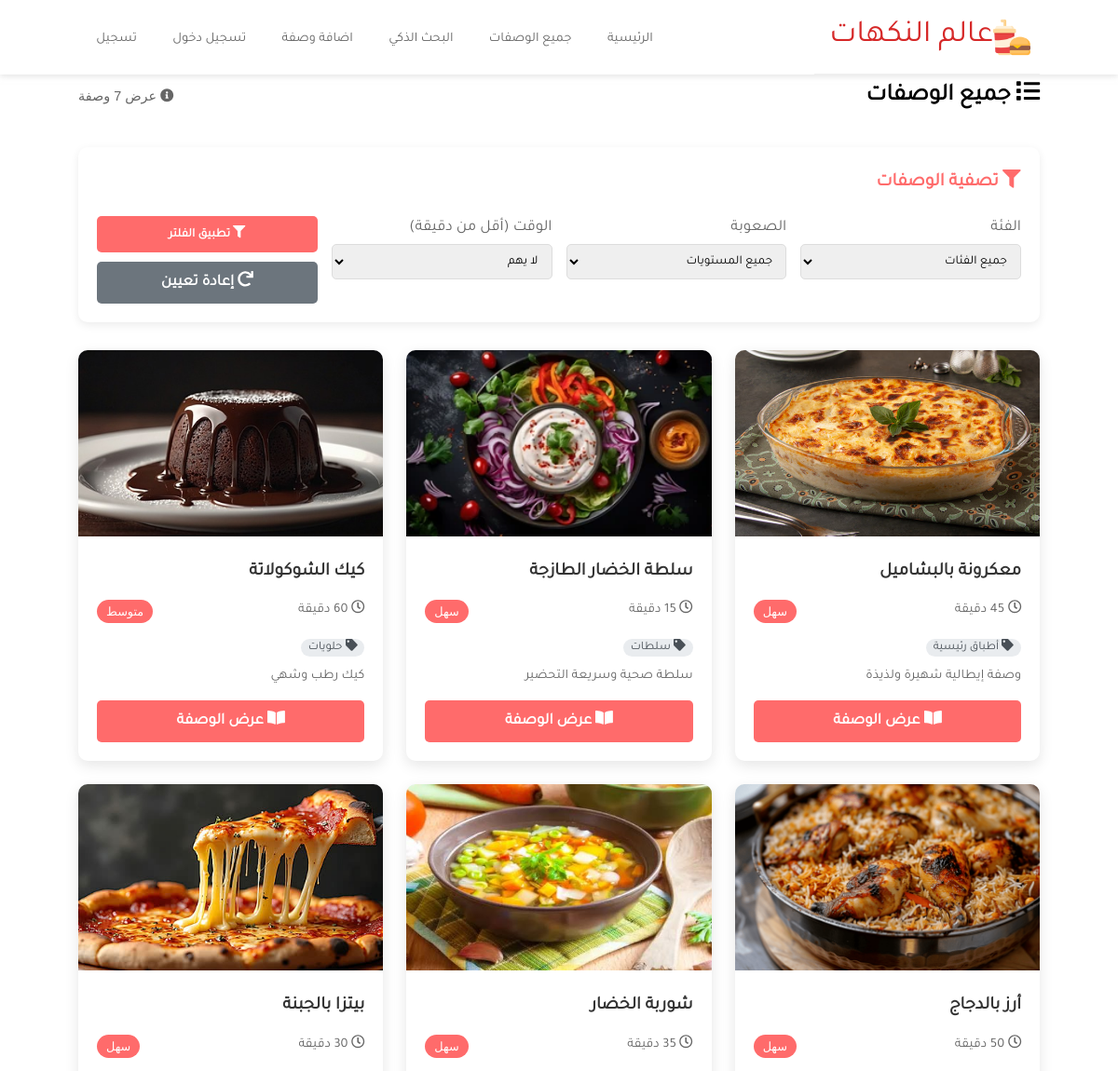
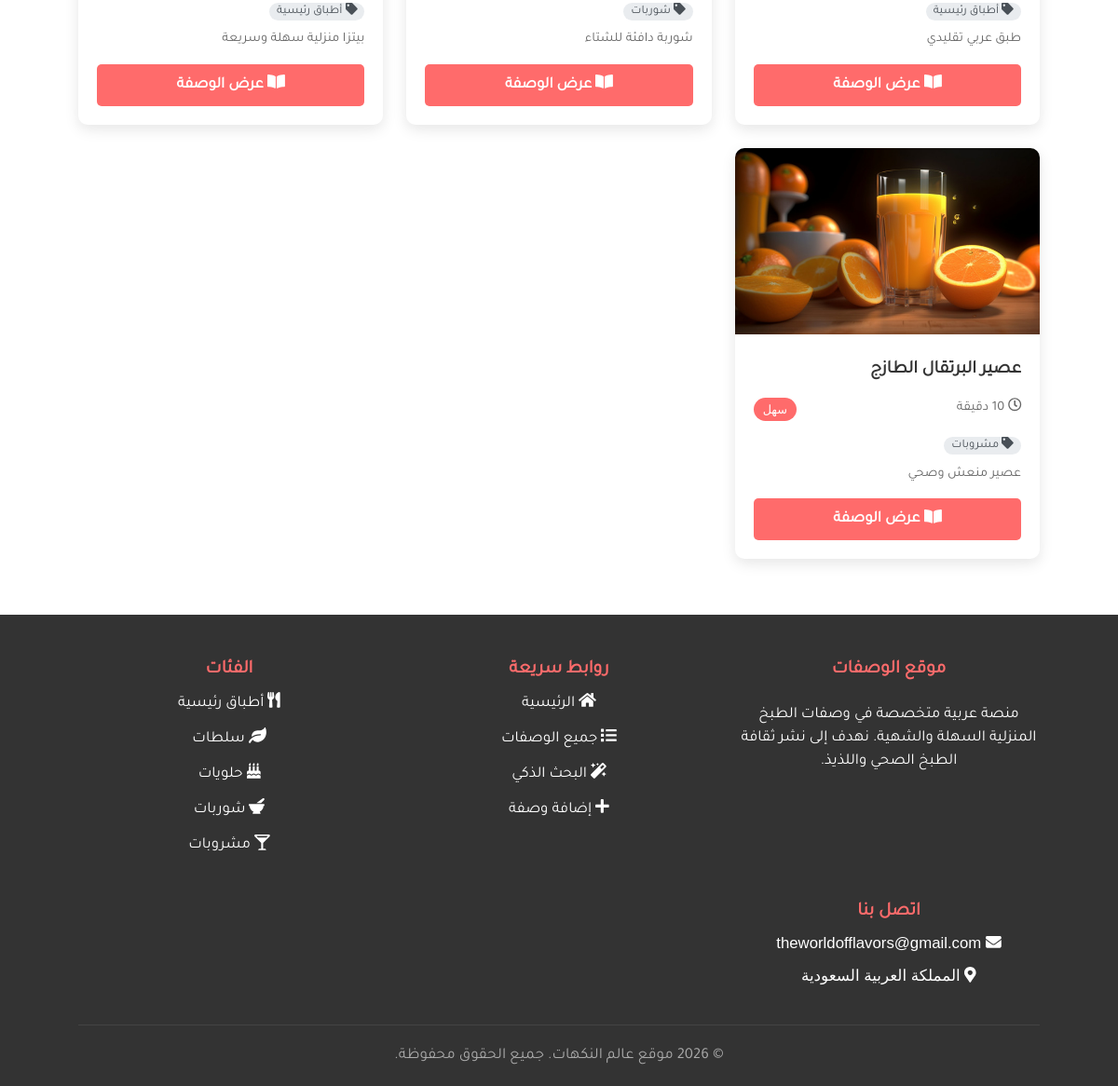
Page /recipes.php on the committed database (2 pictures, top to bottom).
### tables this page shows
CREATE TABLE `recipes` (
  `id` int(11) NOT NULL,
  `title` varchar(200) NOT NULL,
  `description` text DEFAULT NULL,
  `ingredients` text NOT NULL,
  `instructions` text NOT NULL,
  `image` varchar(255) DEFAULT NULL,
  `prep_time` int(11) DEFAULT NULL,
  `category` varchar(100) DEFAULT NULL,
  `difficulty` enum('سهل','متوسط','صعب') DEFAULT 'سهل',
  `created_at` timestamp NOT NULL DEFAULT current_timestamp(),
  `user_id` int(11) DEFAULT NULL
);

### includes/config.php (called while the page is built, shortened)
<?php
function is_logged_in() {
    return isset($_SESSION['user_id']) && !empty($_SESSION['user_id']);
}
?>

### recipes.php (the view, shortened to what this page needs)
<?php
require_once 'includes/config.php';
require_once 'includes/header.php';
$sql = "SELECT * FROM recipes WHERE 1=1";
$params = [];
$sql .= " ORDER BY created_at DESC";
try {
    $stmt = $pdo->prepare($sql);
    $stmt->execute($params);
    $recipes = $stmt->fetchAll();
} catch(PDOException $e) {
    die("خطأ في قاعدة البيانات: " . $e->getMessage());
}
?>
<section class="container" id="contact">
    <div class="recipes-page">
        <div style="display: flex; justify-content: space-between; align-items: center; margin-bottom: 30px;">
            <h1 style="font-family: 'Tajawal',sans-serif;"><i class="fas fa-list" ></i> جميع الوصفات</h1>
            <div style="font-size: 0.9rem; color: #666;">
                <i class="fas fa-info-circle"></i> عرض <?php echo count($recipes); ?> وصفة
            </div>
        </div>
        <div class="filters-section" style="background: white; padding: 20px; border-radius: 10px; margin-bottom: 30px; box-shadow: 0 3px 10px rgba(0,0,0,0.08);">
            <h3 style="margin-bottom: 15px; color: #ff6b6b;font-family: 'Tajawal',sans-serif;"><i class="fas fa-filter"></i> تصفية الوصفات</h3>
            <form method="GET" action="recipes.php" style="display: grid; grid-template-columns: repeat(auto-fit, minmax(200px, 1fr)); gap: 15px;">
                <div>
                    <label style="display: block; margin-bottom: 5px; color: #666;font-family: 'Tajawal',sans-serif;">الفئة</label>
                    <select name="category" style="width: 100%; padding: 10px; border: 1px solid #ddd; border-radius: 5px;font-family: 'Tajawal',sans-serif;">
                        <option value="" >جميع الفئات</option>
                    </select>
                </div>
                <div>
                    <label style="display: block; margin-bottom: 5px; color: #666;font-family: 'Tajawal',sans-serif;">الصعوبة</label>
                    <select name="difficulty" style="width: 100%; padding: 10px; border: 1px solid #ddd; border-radius: 5px;font-family: 'Tajawal',sans-serif;">
                        <option value="">جميع المستويات</option>
                    </select>
                </div>
                <div>
                    <label style="display: block; margin-bottom: 5px; color: #666;font-family: 'Tajawal',sans-serif;">الوقت (أقل من دقيقة)</label>
                    <select name="time" style="width: 100%; padding: 10px; border: 1px solid #ddd; border-radius: 5px;font-family: 'Tajawal',sans-serif;">
                        <option value="0">لا يهم</option>
                    </select>
                </div>
                <div style="align-self: end;">
                    <button type="submit" class="btn btn-primary" style="width: 100%;font-family: 'Tajawal',sans-serif;">
                        <i class="fas fa-filter"></i> تطبيق الفلتر
                    </button>
                    <a href="recipes.php" class="btn btn-secondary" style="width: 100%; margin-top: 10px; text-align: center; display: block;font-family: 'Tajawal',sans-serif;">
                        <i class="fas fa-redo"></i> إعادة تعيين
                    </a>
                </div>
            </form>
        </div>
        <?php if(count($recipes) > 0): ?>
            <div class="recipes-grid" style="display: grid; grid-template-columns: repeat(auto-fill, minmax(300px, 1fr)); gap: 25px;">
                <?php foreach($recipes as $recipe): ?>
                    <div class="recipe-card" style="background: white; border-radius: 10px; overflow: hidden; box-shadow: 0 5px 15px rgba(0,0,0,0.1); transition: transform 0.3s;">
                        <?php if(!empty($recipe['image'])): ?>
                            <img src="uploads/<?php echo $recipe['image']; ?>"
                                 alt="<?php echo $recipe['title']; ?>"
                                 style="width: 100%; height: 200px; object-fit: cover;">
                        <?php else: ?>
                            <div style="width: 100%; height: 200px; background: linear-gradient(45deg, #ff6b6b, #ff8e53); display: flex; align-items: center; justify-content: center; color: white; font-size: 3rem;">
                                <i class="fas fa-utensils"></i>
                            </div>
                        <?php endif; ?>
                        <div style="padding: 20px;">
                            <h3 style="margin-bottom: 10px; color: #333; font-size: 1.2rem;font-family: 'Tajawal',sans-serif;">
                                <?php echo $recipe['title']; ?>
                            </h3>
                            <div style="display: flex; justify-content: space-between; color: #666; font-size: 0.9rem; margin-bottom: 10px;">
                                <span style="font-family: 'Tajawal',sans-serif;"><i class="far fa-clock"></i> <?php echo $recipe['prep_time']; ?> دقيقة</span>
                                <span style="background: #ff6b6b; color: white; padding: 3px 10px; border-radius: 15px; font-size: 0.8rem;">
                                    <?php echo $recipe['difficulty']; ?>
                                </span>
                            </div>
                            <?php if(!empty($recipe['category'])): ?>
                                <div style="margin-bottom: 10px;">
                                    <span style="background: #e9ecef; color: #495057; padding: 3px 8px; border-radius: 15px; font-size: 0.8rem;font-family: 'Tajawal',sans-serif;">
                                        <i class="fas fa-tag"></i> <?php echo $recipe['category']; ?>
                                    </span>
                                </div>
                            <?php endif; ?>
                            <p style="color: #666; margin-bottom: 15px; font-size: 0.9rem; line-height: 1.5;font-family: 'Tajawal',sans-serif;">
                                <?php
                                $desc = $recipe['description'];
                                echo strlen($desc) > 80 ? substr($desc, 0, 80) . '...' : $desc;
                                ?>
                            </p>
                            <div style="display: flex; gap: 10px;">
                                <a href="recipe-detail.php?id=<?php echo $recipe['id']; ?>" class="btn btn-primary" style="flex: 1; text-align: center;font-family: 'Tajawal',sans-serif;">
                                    <i class="fas fa-book-open"></i> عرض الوصفة
                                </a>
                            </div>
                        </div>
                    </div>
                <?php endforeach; ?>
            </div>
        <?php endif; ?>
    </div>
</section>
<?php
require_once 'includes/footer.php';
?>

### includes/header.php (shortened to what this page needs)
<!DOCTYPE html>
<html>
  <head>
    <link rel = "stylesheet" href = "assets/font-awesome/all.css">
    <link rel="stylesheet" href="css/style.css">
  </head>
  <body>
    <header>
      <nav class = "navbar">
        <div class = "container">
          <div class = "brand-and-toggler">
            <a href = "index.php" class = "navbar-brand">
              <img src = "assets/images/logo-png.png" alt = "logo">
              <h2 style="font-family: 'Tajawal',sans-serif;">عالم النكهات</h2>
            </a>
          </div>
          <div class = "navbar-collapse">
            <ul class = "navbar-nav">
              <li>
                <a href = "index.php" style="font-family: 'Tajawal',sans-serif;">الرئيسية</a>
              </li>
              <li>
                <a href = "recipes.php" style="font-family: 'Tajawal',sans-serif;">جميع الوصفات</a>
              </li>
              <li>
                <a href = "recipe-builder.php" style="font-family: 'Tajawal',sans-serif;">البحث الذكي</a>
              </li>
              <li>
                <a href = "add-recipe.php" style="font-family: 'Tajawal',sans-serif;">اضافة وصفة</a>
              </li>
            <?php if(is_logged_in()): ?>
                <li>
                    <a href="#" style="font-family: 'Tajawal',sans-serif; color: #ff6b6b;">
                        <i class="fas fa-user"></i> <?php echo $_SESSION['username']; ?>
                    </a>
                </li>
                <li>
                    <a href="logout.php" style="font-family: 'Tajawal',sans-serif;">
                        <i class="fas fa-sign-out-alt"></i> خروج
                    </a>
                </li>
            <?php else: ?>
                <li>
                    <a href="login.php" style="font-family: 'Tajawal',sans-serif;">تسجيل دخول</a>
                </li>
                <li>
                    <a href="register.php" style="font-family: 'Tajawal',sans-serif;">تسجيل</a>
                </li>
            <?php endif; ?>
            </ul>
          </div>
        </div>
      </nav>
    </header>

### includes/footer.php
<footer style="background: #333;color: white;padding: 40px 0 20px;margin-top: 60px;">
        <div class="container">
            <div class="footer-content" style="display: grid;grid-template-columns: repeat(auto-fit, minmax(250px, 1fr));gap: 30px;margin-bottom: 30px;">
                <div class="footer-section">
                    <h3 style="margin-bottom: 15px;color: #ff6b6b;font-family: 'Tajawal',sans-serif;">موقع الوصفات</h3>
                    <p style="font-family: 'Tajawal',sans-serif;">منصة عربية متخصصة في وصفات الطبخ المنزلية السهلة والشهية. نهدف إلى نشر ثقافة الطبخ الصحي واللذيذ.</p>
                </div>
                <div class="footer-section">
                    <h3 style="color: #ff6b6b;font-family: 'Tajawal',sans-serif;">روابط سريعة</h3>
                    <ul style="list-style: none;">
                        <li style="margin-bottom: 10px;"><a href="index.php" style="color: white;text-decoration: none;transition: color 0.3s;font-family: 'Tajawal',sans-serif;"><i class="fas fa-home"></i> الرئيسية</a></li>
                        <li style="margin-bottom: 10px;"><a href="recipes.php" style="color: white;text-decoration: none;transition: color 0.3s;font-family: 'Tajawal',sans-serif;"><i class="fas fa-list"></i> جميع الوصفات</a></li>
                        <li style="margin-bottom: 10px;"><a href="recipe-builder.php" style="color: white;text-decoration: none;transition: color 0.3s;font-family: 'Tajawal',sans-serif;"><i class="fas fa-magic"></i> البحث الذكي</a></li>
                        <li style="margin-bottom: 10px;"><a href="add-recipe.php" style="color: white;text-decoration: none;transition: color 0.3s;font-family: 'Tajawal',sans-serif;"><i class="fas fa-plus"></i> إضافة وصفة</a></li>
                    </ul>
                </div>
                <div class="footer-section">
                    <h3 style="color: #ff6b6b;font-family: 'Tajawal',sans-serif;">الفئات</h3>
                    <ul>
                        <li style="margin-bottom: 10px;"><a href="recipes.php?category=أطباق رئيسية" style="color: white;text-decoration: none;transition: color 0.3s;font-family: 'Tajawal',sans-serif;"><i class="fas fa-utensils"></i> أطباق رئيسية</a></li>
                        <li style="margin-bottom: 10px;"><a href="recipes.php?category=سلطات" style="color: white;text-decoration: none;transition: color 0.3s;font-family: 'Tajawal',sans-serif;"><i class="fas fa-leaf"></i> سلطات</a></li>
                        <li style="margin-bottom: 10px;"><a href="recipes.php?category=حلويات" style="color: white;text-decoration: none;transition: color 0.3s;font-family: 'Tajawal',sans-serif;"><i class="fas fa-birthday-cake"></i> حلويات</a></li>
                        <li style="margin-bottom: 10px;"><a href="recipes.php?category=شوربات" style="color: white;text-decoration: none;transition: color 0.3s;font-family: 'Tajawal',sans-serif;"><i class="fas fa-mortar-pestle"></i> شوربات</a></li>
                        <li style="margin-bottom: 10px;"><a href="recipes.php?category=مشروبات" style="color: white;text-decoration: none;transition: color 0.3s;font-family: 'Tajawal',sans-serif;"><i class="fas fa-glass-martini-alt"></i> مشروبات</a></li>
                    </ul>
                </div>
                <div class="footer-section">
                    <h3 style="color: #ff6b6b;font-family: 'Tajawal',sans-serif;">اتصل بنا</h3>
                    <ul>
                        <li style="margin-bottom: 10px;"><i class="fas fa-envelope"></i> theworldofflavors@gmail.com</li>
                        <li style="margin-bottom: 10px;"><i class="fas fa-map-marker-alt"></i> المملكة العربية السعودية</li>
                    </ul>
                </div>
            </div>
            <div class="copyright" style="text-align: center;padding-top: 20px;border-top: 1px solid #444;color: #aaa;">
                <p style="font-family: 'Tajawal',sans-serif;">© <?php echo date('Y'); ?> موقع عالم النكهات. جميع الحقوق محفوظة.</p>
            </div>
        </div>
</footer>
    </body>
</html>

### css/style.css (style rules this page uses)
:root { --nero: #252525; --dimGray: #666; --max-red: #D62828; --snow: #fafafa; --Libre: 'Libre Franklin', sans-serif; --Kaushan: 'Kaushan Script'; --transition: all 0.4s ease; }
* { box-sizing: border-box; padding: 0; margin: 0; font-family: var(--Libre); }
body { line-height: 1.5; font-size: 1.05rem; font-weight: 200; text-rendering: optimizeLegibility; }
a { color: #000; text-decoration: none; }
img { width: 100%; display: block; }
li { list-style-type: none; }
button { outline: 0; cursor: pointer; text-transform: uppercase; font-weight: 500; }
.container { width: 94%; margin: 0 auto; direction: rtl; }
h1, h2, h3, h4, h5, h6 { padding: 0.3rem 0; }
.navbar { z-index: 999; background: #fff; -webkit-box-shadow: 0px 2px 6px 0px rgba(209,209,209,0.57);-moz-box-shadow: 0px 2px 6px 0px rgba(209,209,209,0.57);box-shadow: 0px 2px 6px 0px rgba(209,209,209,0.57); }
.brand-and-toggler { font-size: 1.4rem; display: flex; align-items: center; justify-content: space-between; padding: 0.6rem; border-bottom: 1.5px solid #f0f0f0; }
.navbar-brand { display: flex; align-items: center; }
.navbar-brand img { width: 40px; }
.navbar-brand h2 { padding-left: 0.4rem; color: var(--max-red); font-weight: 500; }
.navbar-nav { padding: 0.6rem 0; direction: rtl; }
.navbar-nav li { margin: 0.2rem 0; padding: 0.5rem 0; }
.navbar-nav li a { font-weight: 400; text-transform: uppercase; font-size: 0.9rem; color: var(--dimGray); }
.navbar-collapse { display: none; }
footer { padding: 2rem 0; text-align: center; }
@media screen and (min-width: 992px) { .container { width: 90vw; } }
@media screen and (min-width: 992px) { .navbar .container { display: flex; flex-wrap: wrap; align-items: center; } }
@media screen and (min-width: 992px) { .navbar-collapse { flex: 1 0 auto; display: block!important; } }
@media screen and (min-width: 992px) { .navbar-nav { display: flex!important; justify-content: flex-end; } }
@media screen and (min-width: 992px) { .navbar-nav li { margin: 0 1.2rem; padding: 0; } }
@media screen and (min-width: 1200px) { .container { width: 86%; } }
.recipes-grid { display: grid; grid-template-columns: repeat(auto-fill, minmax(300px, 1fr)); gap: 25px; }
.recipe-card { background: white; border-radius: 10px; overflow: hidden; box-shadow: 0 5px 15px rgba(0,0,0,0.1); transition: transform 0.3s; }
.btn-primary { background: #ffcc00; color: #333; border: none; padding: 12px 30px; border-radius: 50px; font-weight: bold; cursor: pointer; transition: transform 0.3s; }
.btn { display: inline-block; padding: 10px 20px; border-radius: 5px; text-decoration: none; font-weight: 600; cursor: pointer; border: none; transition: all 0.3s; }
.btn-primary { background: #ff6b6b; color: white; }
.btn-secondary { background: #6c757d; color: white; }

### rows in the picture
recipes: image (picture), title "معكرونة بالبشاميل", difficulty "سهل", category "أطباق رئيسية", description "وصفة إيطالية شهيرة ولذيذة"
recipes: image (picture), title "سلطة الخضار الطازجة", prep_time "15", difficulty "سهل", category "سلطات", description "سلطة صحية وسريعة التحضير"
recipes: image (picture), title "كيك الشوكولاتة", difficulty "متوسط", category "حلويات", description "كيك رطب وشهي"
recipes: image (picture), title "أرز بالدجاج", difficulty "سهل", category "أطباق رئيسية", description "طبق عربي تقليدي"
recipes: image (picture), title "شوربة الخضار", difficulty "سهل", category "شوربات", description "شوربة دافئة للشتاء"
recipes: image (picture), title "بيتزا بالجبنة", difficulty "سهل", category "أطباق رئيسية", description "بيتزا منزلية سهلة وسريعة"
recipes: image (picture), title "عصير البرتقال الطازج", difficulty "سهل", category "مشروبات", description "عصير منعش وصحي"
